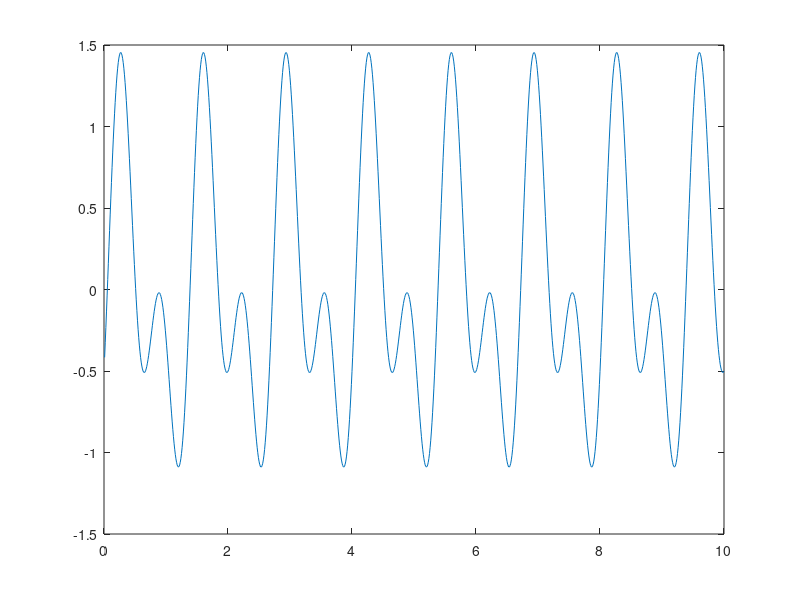
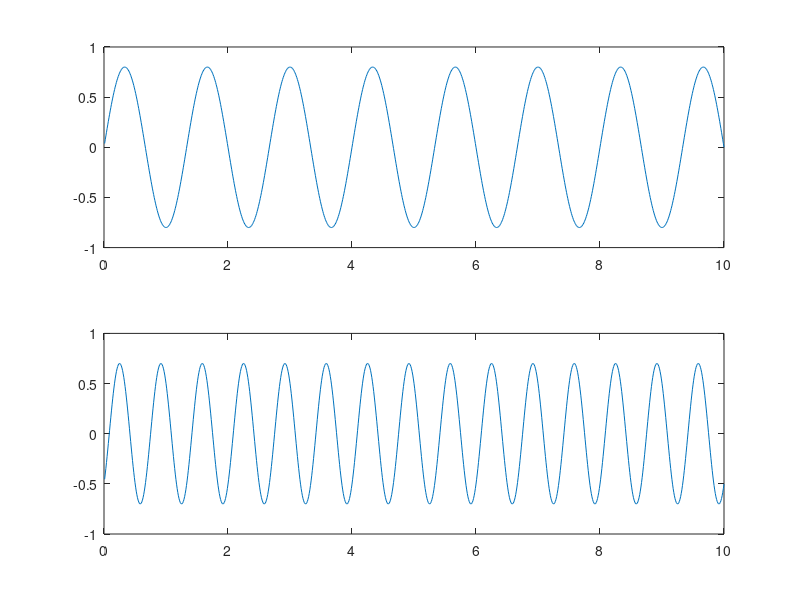

Write MATLAB code to recreate these figures, in order.
fs=100;
T=1/fs;
L=1000;

file = "data_in.txt";
fid = fopen(file, "w");
tic
%t=0:T:L;
for (n = 1:L)
    t(n) = n*T;
    yp1(n) = 0.8*sin(0.75*2*pi*t(n)/1);
    yp2(n) = 0.7*sin(0.75*2*2*pi*t(n)/1-0.8);
    y(n)= yp1(n) + yp2(n);
    %y(n)=(y(n)+abs(y(n)))/2;
    fdisp(fid,y(n));

end;
fclose(fid);
toc
figure
    plot(t, y)
figure
    subplot(2,1,1)
        plot(t, yp1)
    subplot(2,1,2)
        plot(t, yp2)
